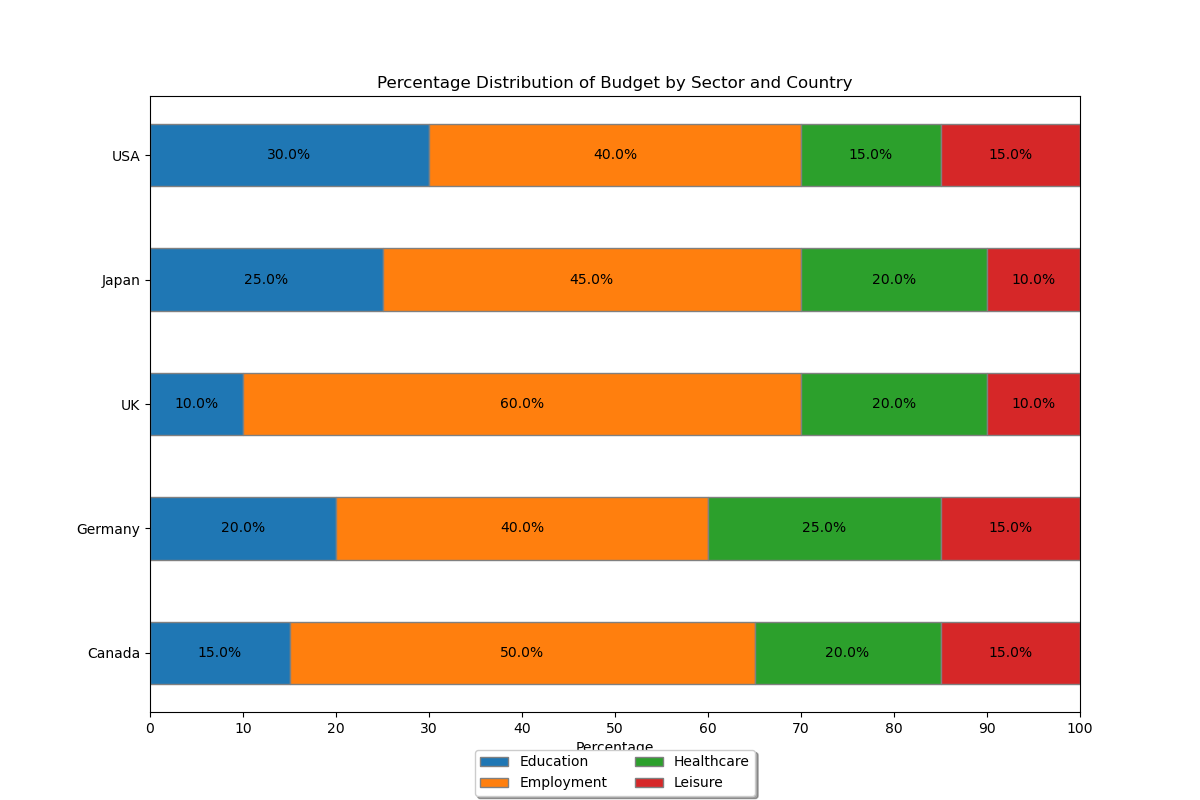

Reproduce this figure in Python.

import matplotlib.pyplot as plt
import numpy as np
import pandas as pd

# Data
data = {
    'Country': ['Canada', 'Germany', 'UK', 'Japan', 'USA'],
    'Education': [15, 20, 10, 25, 30],
    'Employment': [50, 40, 60, 45, 40],
    'Healthcare': [20, 25, 20, 20, 15],
    'Leisure': [15, 15, 10, 10, 15]
}

df = pd.DataFrame(data)
df.set_index('Country', inplace=True)

# Calculate the percentage
df_percentage = df.div(df.sum(axis=1), axis=0) * 100

# Colors
colors = ['#1f77b4', '#ff7f0e', '#2ca02c', '#d62728']

# Bar Width
barWidth = 0.5

fig, ax = plt.subplots(figsize=(12, 8))

bars = np.add(df_percentage['Education'], df_percentage['Employment']).tolist()

# Create horizontal bars
ax.barh(df.index, df_percentage['Education'], color=colors[0], edgecolor='grey', height=barWidth, label='Education')
ax.barh(df.index, df_percentage['Employment'], left=df_percentage['Education'], color=colors[1], edgecolor='grey', height=barWidth, label='Employment')
ax.barh(df.index, df_percentage['Healthcare'], left=bars, color=colors[2], edgecolor='grey', height=barWidth, label='Healthcare')
ax.barh(df.index, df_percentage['Leisure'], left=np.add(bars, df_percentage['Healthcare']).tolist(), color=colors[3], edgecolor='grey', height=barWidth, label='Leisure')

# Add some text for labels, title and custom x-axis tick labels, etc.
ax.set_xlabel('Percentage')
ax.set_title('Percentage Distribution of Budget by Sector and Country')
ax.set_xlim(0, 100)
ax.set_xticks(np.arange(0, 101, 10))

# Add a legend
ax.legend(loc='upper center', bbox_to_anchor=(0.5, -0.05), shadow=True, ncol=2)

# Display the values on the bars
for index, value in enumerate(df_percentage.index):
    for col in df_percentage.columns:
        # Get the value and the sum of previous elements
        bar_value = df_percentage.at[value, col]
        sum_previous = df_percentage.loc[value, :col].sum() - bar_value
        ax.text(sum_previous + bar_value / 2, index, f'{bar_value:.1f}%', va='center', ha='center')

plt.show()
